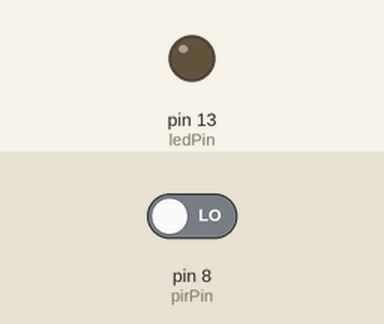
Bench run of a sketch on a simulated Arduino Uno, built with avr-gcc and run on an emulated ATmega328P. On the bench: output pins drawn as LEDs (lit = HIGH). The test bench sets the inputs (shaded band); at power-on: pin 8 (pirPin) LOW.

Above: at 1.2 s.
1.3 s: pin 8 (pirPin) driven HIGH
At 1.6 s:
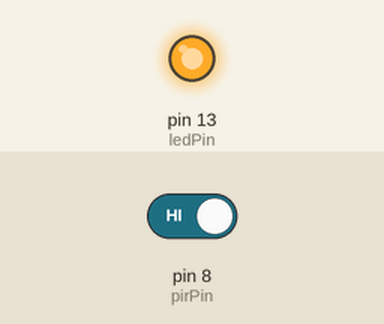
2.8 s: pin 8 (pirPin) driven LOW
At 4.0 s:
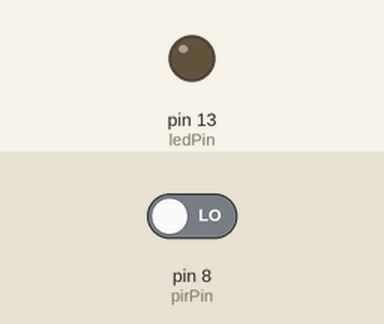
Timing chart, 0 to 5.8 s (numbered marks = the images above; inputs shaded):
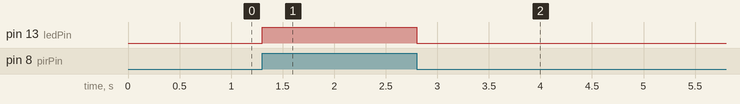

The sketch:

PIR_Sensor.ino
```cpp
int ledPin = 13;
int pirPin = 8;


void setup()
{
  pinMode(pirPin, INPUT);
  pinMode(ledPin,OUTPUT);
  digitalWrite(ledPin,LOW);
}


void loop()
{
 if (digitalRead(pirPin) == HIGH)
   {
    digitalWrite(ledPin,HIGH);
   }


 if(digitalRead(pirPin) == LOW)
   {
    digitalWrite(ledPin,LOW);
   }

}
```

Measured:
- after the input at 1.3 s, pin 13 (ledPin): LOW → HIGH at once
- after the input at 2.8 s, pin 13 (ledPin): HIGH → LOW at once
